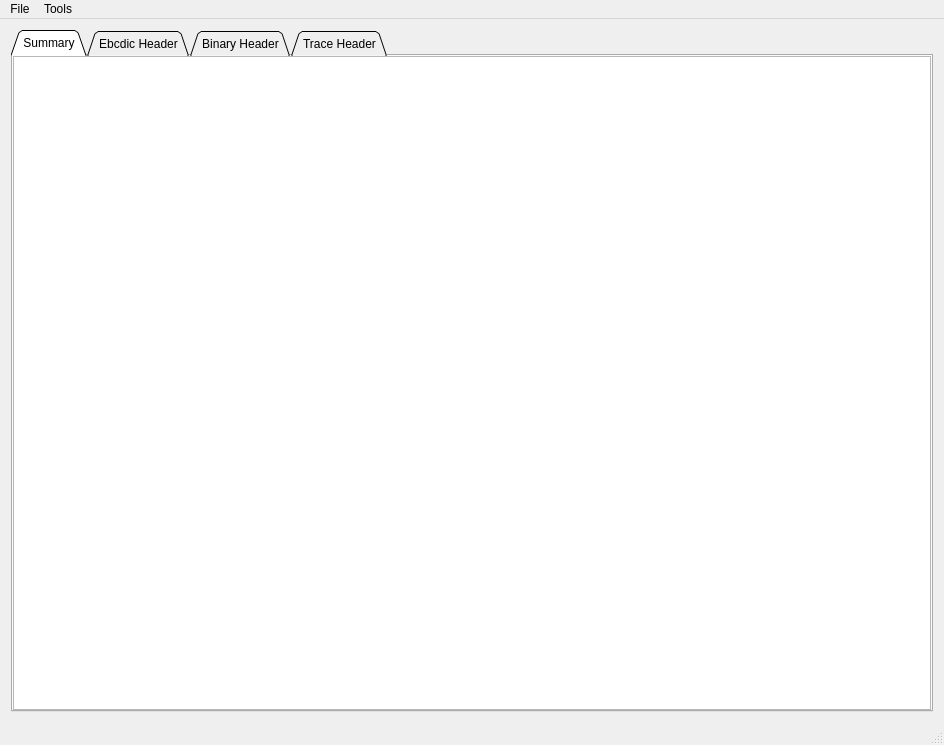
<?xml version="1.0" encoding="UTF-8"?>
<ui version="4.0">
 <class>MainWindow</class>
 <widget class="QMainWindow" name="MainWindow">
  <property name="windowModality">
   <enum>Qt::NonModal</enum>
  </property>
  <property name="geometry">
   <rect>
    <x>0</x>
    <y>0</y>
    <width>944</width>
    <height>745</height>
   </rect>
  </property>
  <property name="sizePolicy">
   <sizepolicy hsizetype="MinimumExpanding" vsizetype="MinimumExpanding">
    <horstretch>0</horstretch>
    <verstretch>0</verstretch>
   </sizepolicy>
  </property>
  <property name="acceptDrops">
   <bool>true</bool>
  </property>
  <property name="windowTitle">
   <string>2D SEGY Viewer</string>
  </property>
  <property name="windowIcon">
   <iconset resource="resources.qrc">
    <normaloff>:/img/icon.ico</normaloff>:/img/icon.ico</iconset>
  </property>
  <property name="animated">
   <bool>true</bool>
  </property>
  <property name="tabShape">
   <enum>QTabWidget::Rounded</enum>
  </property>
  <widget class="QWidget" name="centralWidget">
   <property name="sizePolicy">
    <sizepolicy hsizetype="MinimumExpanding" vsizetype="Expanding">
     <horstretch>0</horstretch>
     <verstretch>0</verstretch>
    </sizepolicy>
   </property>
   <property name="acceptDrops">
    <bool>true</bool>
   </property>
   <layout class="QVBoxLayout" name="verticalLayout_2">
    <item>
     <layout class="QHBoxLayout" name="horizontalLayout_2">
      <item>
       <widget class="QTabWidget" name="tabWidget">
        <property name="tabPosition">
         <enum>QTabWidget::North</enum>
        </property>
        <property name="tabShape">
         <enum>QTabWidget::Triangular</enum>
        </property>
        <property name="currentIndex">
         <number>0</number>
        </property>
        <property name="usesScrollButtons">
         <bool>true</bool>
        </property>
        <property name="tabsClosable">
         <bool>false</bool>
        </property>
        <property name="movable">
         <bool>false</bool>
        </property>
        <widget class="QWidget" name="tabSummary">
         <attribute name="title">
          <string>Summary</string>
         </attribute>
         <layout class="QVBoxLayout" name="verticalLayout">
          <property name="margin">
           <number>0</number>
          </property>
          <item>
           <widget class="QPlainTextEdit" name="ptxtSummary">
            <property name="font">
             <font>
              <family>Courier New</family>
              <pointsize>9</pointsize>
              <weight>50</weight>
              <bold>false</bold>
             </font>
            </property>
            <property name="frameShape">
             <enum>QFrame::StyledPanel</enum>
            </property>
            <property name="frameShadow">
             <enum>QFrame::Sunken</enum>
            </property>
            <property name="undoRedoEnabled">
             <bool>false</bool>
            </property>
            <property name="readOnly">
             <bool>true</bool>
            </property>
            <property name="backgroundVisible">
             <bool>false</bool>
            </property>
           </widget>
          </item>
         </layout>
        </widget>
        <widget class="QWidget" name="tabEbcdic">
         <property name="sizePolicy">
          <sizepolicy hsizetype="MinimumExpanding" vsizetype="MinimumExpanding">
           <horstretch>0</horstretch>
           <verstretch>0</verstretch>
          </sizepolicy>
         </property>
         <attribute name="title">
          <string>Ebcdic Header</string>
         </attribute>
         <layout class="QGridLayout" name="gridLayout">
          <property name="margin">
           <number>0</number>
          </property>
          <item row="0" column="0">
           <widget class="QPlainTextEdit" name="ptxtEbcdic">
            <property name="font">
             <font>
              <family>Courier New</family>
              <pointsize>9</pointsize>
             </font>
            </property>
            <property name="readOnly">
             <bool>true</bool>
            </property>
           </widget>
          </item>
         </layout>
        </widget>
        <widget class="QWidget" name="tabBinary">
         <attribute name="title">
          <string>Binary Header</string>
         </attribute>
         <layout class="QGridLayout" name="gridLayout_2">
          <property name="margin">
           <number>0</number>
          </property>
          <item row="0" column="0">
           <widget class="QPlainTextEdit" name="ptxtBinary">
            <property name="font">
             <font>
              <family>Courier New</family>
              <pointsize>9</pointsize>
              <weight>50</weight>
              <bold>false</bold>
             </font>
            </property>
            <property name="readOnly">
             <bool>true</bool>
            </property>
           </widget>
          </item>
         </layout>
        </widget>
        <widget class="QWidget" name="tabTrace">
         <attribute name="title">
          <string>Trace Header</string>
         </attribute>
         <layout class="QVBoxLayout" name="verticalLayout_3">
          <property name="leftMargin">
           <number>0</number>
          </property>
          <property name="rightMargin">
           <number>0</number>
          </property>
          <property name="bottomMargin">
           <number>0</number>
          </property>
          <item>
           <layout class="QHBoxLayout" name="horizontalLayout_3">
            <property name="leftMargin">
             <number>6</number>
            </property>
            <property name="rightMargin">
             <number>6</number>
            </property>
            <item>
             <widget class="QPushButton" name="btnFirstTrace">
              <property name="enabled">
               <bool>false</bool>
              </property>
              <property name="font">
               <font>
                <weight>50</weight>
                <bold>false</bold>
               </font>
              </property>
              <property name="layoutDirection">
               <enum>Qt::LeftToRight</enum>
              </property>
              <property name="text">
               <string>First</string>
              </property>
              <property name="icon">
               <iconset resource="resources.qrc">
                <normaloff>:/img/first.png</normaloff>:/img/first.png</iconset>
              </property>
              <property name="iconSize">
               <size>
                <width>32</width>
                <height>32</height>
               </size>
              </property>
             </widget>
            </item>
            <item>
             <widget class="QPushButton" name="btnPrevTrace">
              <property name="text">
               <string>Prev</string>
              </property>
              <property name="icon">
               <iconset resource="resources.qrc">
                <normaloff>:/img/previous.png</normaloff>:/img/previous.png</iconset>
              </property>
              <property name="iconSize">
               <size>
                <width>32</width>
                <height>32</height>
               </size>
              </property>
             </widget>
            </item>
            <item>
             <widget class="QSpinBox" name="spinBox">
              <property name="sizePolicy">
               <sizepolicy hsizetype="Fixed" vsizetype="Fixed">
                <horstretch>0</horstretch>
                <verstretch>0</verstretch>
               </sizepolicy>
              </property>
              <property name="minimumSize">
               <size>
                <width>80</width>
                <height>30</height>
               </size>
              </property>
              <property name="locale">
               <locale language="English" country="UnitedStates"/>
              </property>
              <property name="frame">
               <bool>true</bool>
              </property>
              <property name="alignment">
               <set>Qt::AlignCenter</set>
              </property>
              <property name="buttonSymbols">
               <enum>QAbstractSpinBox::NoButtons</enum>
              </property>
              <property name="maximum">
               <number>99999</number>
              </property>
              <property name="value">
               <number>1</number>
              </property>
             </widget>
            </item>
            <item>
             <widget class="QPushButton" name="btnNextTrace">
              <property name="text">
               <string>Next</string>
              </property>
              <property name="icon">
               <iconset resource="resources.qrc">
                <normaloff>:/img/next.png</normaloff>:/img/next.png</iconset>
              </property>
              <property name="iconSize">
               <size>
                <width>32</width>
                <height>32</height>
               </size>
              </property>
             </widget>
            </item>
            <item>
             <widget class="QPushButton" name="btnLastTrace">
              <property name="enabled">
               <bool>false</bool>
              </property>
              <property name="font">
               <font>
                <weight>50</weight>
                <bold>false</bold>
               </font>
              </property>
              <property name="text">
               <string>Last</string>
              </property>
              <property name="icon">
               <iconset resource="resources.qrc">
                <normaloff>:/img/last.png</normaloff>:/img/last.png</iconset>
              </property>
              <property name="iconSize">
               <size>
                <width>32</width>
                <height>32</height>
               </size>
              </property>
             </widget>
            </item>
            <item>
             <spacer name="horizontalSpacer">
              <property name="orientation">
               <enum>Qt::Horizontal</enum>
              </property>
              <property name="sizeHint" stdset="0">
               <size>
                <width>13</width>
                <height>17</height>
               </size>
              </property>
             </spacer>
            </item>
            <item>
             <widget class="QLabel" name="label">
              <property name="text">
               <string>Trace No.</string>
              </property>
             </widget>
            </item>
            <item>
             <widget class="QSpinBox" name="spinboxTrace">
              <property name="enabled">
               <bool>false</bool>
              </property>
              <property name="sizePolicy">
               <sizepolicy hsizetype="Minimum" vsizetype="Fixed">
                <horstretch>0</horstretch>
                <verstretch>0</verstretch>
               </sizepolicy>
              </property>
              <property name="minimumSize">
               <size>
                <width>60</width>
                <height>30</height>
               </size>
              </property>
              <property name="locale">
               <locale language="English" country="UnitedStates"/>
              </property>
              <property name="alignment">
               <set>Qt::AlignCenter</set>
              </property>
              <property name="buttonSymbols">
               <enum>QAbstractSpinBox::NoButtons</enum>
              </property>
              <property name="specialValueText">
               <string/>
              </property>
              <property name="minimum">
               <number>1</number>
              </property>
              <property name="value">
               <number>1</number>
              </property>
             </widget>
            </item>
            <item>
             <widget class="QRadioButton" name="radioSEGYStandard">
              <property name="enabled">
               <bool>false</bool>
              </property>
              <property name="text">
               <string>SEGY Standard</string>
              </property>
              <property name="checked">
               <bool>true</bool>
              </property>
             </widget>
            </item>
           </layout>
          </item>
          <item>
           <widget class="QPlainTextEdit" name="ptxtTrace">
            <property name="font">
             <font>
              <family>Courier New</family>
              <pointsize>9</pointsize>
              <weight>75</weight>
              <bold>true</bold>
             </font>
            </property>
            <property name="readOnly">
             <bool>true</bool>
            </property>
           </widget>
          </item>
         </layout>
        </widget>
       </widget>
      </item>
     </layout>
    </item>
   </layout>
  </widget>
  <widget class="QMenuBar" name="menuBar">
   <property name="geometry">
    <rect>
     <x>0</x>
     <y>0</y>
     <width>944</width>
     <height>20</height>
    </rect>
   </property>
   <widget class="QMenu" name="menuOpen_SEGY_file">
    <property name="title">
     <string>File</string>
    </property>
    <addaction name="actionOpen"/>
    <addaction name="separator"/>
    <addaction name="actionExit"/>
   </widget>
   <widget class="QMenu" name="menuTools">
    <property name="title">
     <string>Tools</string>
    </property>
    <addaction name="actionSEGY_Analyzer"/>
    <addaction name="actionFind_Min_Max_Inline_Xline"/>
   </widget>
   <addaction name="menuOpen_SEGY_file"/>
   <addaction name="menuTools"/>
  </widget>
  <widget class="QStatusBar" name="statusBar"/>
  <action name="actionSEGY_Analyzer">
   <property name="text">
    <string>SEGY Analyzer</string>
   </property>
  </action>
  <action name="actionOpen">
   <property name="text">
    <string>Open...</string>
   </property>
  </action>
  <action name="actionExit">
   <property name="text">
    <string>Exit</string>
   </property>
  </action>
  <action name="actionFind_Min_Max_Inline_Xline">
   <property name="text">
    <string>Min-Max Inline Xline</string>
   </property>
  </action>
 </widget>
 <layoutdefault spacing="6" margin="11"/>
 <resources>
  <include location="resources.qrc"/>
 </resources>
 <connections/>
 <slots>
  <slot>openFile()</slot>
 </slots>
</ui>
